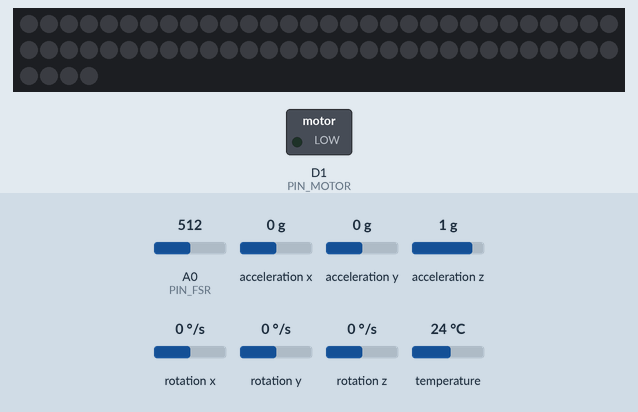
Recording of a sketch running on a simulated ESP8266 (NodeMCU). Parts: 64 RGB LEDs in strip order, left to right, continuing on the next row, switched loads named in the sketch (green lamp = pin HIGH). Inputs (shaded band) come from the test bench; at power-on: A0 (PIN_FSR) = 512, acceleration x 0 g, acceleration y 0 g, acceleration z 1 g, rotation x 0 °/s, rotation y 0 °/s, rotation z 0 °/s, temperature 24 °C. Dim RGB values are drawn brighter than linear; what the sketch prints to the serial monitor is not drawn.

Above: at 2.5 s.
2.6 s: A0 (PIN_FSR) set to 653
4.1 s: A0 (PIN_FSR) set to 674
At 4.35 s:
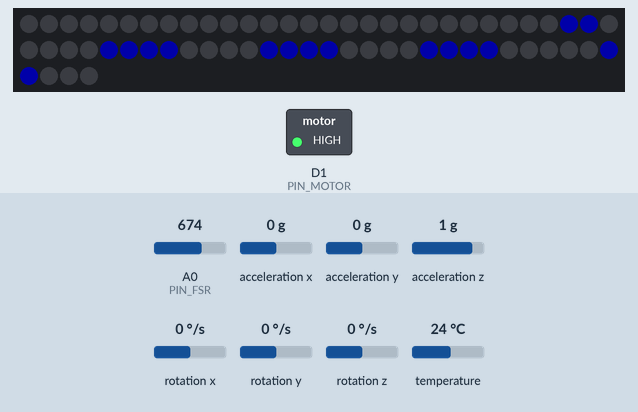
At 4.7 s:
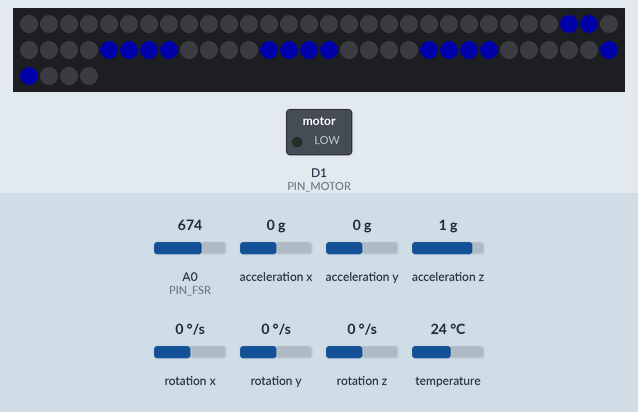
Timing chart, 0 to 7.1 s (numbered marks = the images above; inputs shaded):
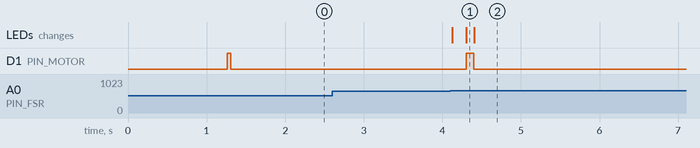

The sketch:

RhythmStone.ino
```cpp
#include <Arduino.h>
#include <Wire.h>
#include <Adafruit_Sensor.h>
#include <Adafruit_MPU6050.h>
#include <Adafruit_NeoPixel.h>

// ================= 1. 硬件引脚定义 =================
#define PIN_FSR      A0   // 蓝色模块 AO -> A0
#define PIN_MOTOR    D1   // 震动模块 -> D1
#define PIN_LED      D2   // LED 数据 -> D2
#define PIN_SDA      D4   // MPU SDA -> D4
#define PIN_SCL      D5   // MPU SCL -> D5

#define NUM_PIXELS   64   // 8x8

// ================= 2. 全局对象 =================
Adafruit_NeoPixel matrix(NUM_PIXELS, PIN_LED, NEO_GRB + NEO_KHZ800);
Adafruit_MPU6050 mpu;
bool mpuReady = false;

// ================= 3. 核心参数 (根据手感微调) =================

// --- FSR 压力参数 ---
// 逻辑：蓝色模块用力按数值变大
// 我们用"增量"来判断，而不是绝对值
int fsrBaseline = 0;          // 开机自动测量
const int THRESHOLD_WAKE = 150;   // 唤醒需要的力度增量 (轻轻捏)
const int THRESHOLD_CONFIRM = 600; // 确认需要的力度增量 (用力捏)

// --- 倾斜参数 ---
float TILT_TRIGGER_X = 3.5;   // X轴倾斜触发阈值 (m/s^2)
const unsigned long TILT_COOLDOWN = 800; // 两次切换间的冷却时间(毫秒)
unsigned long lastTiltTime = 0;

// --- 任务数据 ---
const int TASK_COUNT = 3;
int currentTask = 0;

// ================= 4. 图标数据 (8x8) =================
// 0: 蓝色水滴 (身体)
const uint8_t ICON_0[] = {
  0,0,0,24,60,60,60,24
};
// 1: 绿色方块 (专注)
const uint8_t ICON_1[] = {
  0,0,60,60,60,60,0,0
};
// 2: 黄色爱心 (关照)
const uint8_t ICON_2[] = {
  0,102,255,255,126,60,24,0
};

// ================= 5. 状态机定义 =================
enum State {
  STATE_IDLE,    // 0. 休眠 (黑屏)
  STATE_WAKE,    // 1. 唤醒 (渐亮)
  STATE_BROWSE,  // 2. 浏览 (倾斜切换)
  STATE_CONFIRM, // 3. 确认 (震动锁定)
  STATE_DONE     // 4. 完成 (彩虹特效)
};
State currentState = STATE_IDLE;

// ================= 6. 辅助函数 =================

// 震动函数
void pulseMotor(int ms) {
  digitalWrite(PIN_MOTOR, HIGH);
  delay(ms);
  digitalWrite(PIN_MOTOR, LOW);
}

// 撞墙反馈 (两下闷震)
void bumpFeedback() {
  digitalWrite(PIN_MOTOR, HIGH); delay(40);
  digitalWrite(PIN_MOTOR, LOW);  delay(50);
  digitalWrite(PIN_MOTOR, HIGH); delay(40);
  digitalWrite(PIN_MOTOR, LOW);
}

// LED 绘图函数
void drawBitmap(const uint8_t bitmap[], uint32_t color) {
  matrix.clear();
  for (int y = 0; y < 8; y++) {
    for (int x = 0; x < 8; x++) {
      // 解析位图，假设蛇形排列 (根据实际情况可能需要调整 xy 映射)
      if (bitmap[y] & (1 << (7-x))) {
        int pixelIndex = y * 8 + x;
        if (y % 2 != 0) pixelIndex = y * 8 + (7 - x); // 蛇形修正
        matrix.setPixelColor(pixelIndex, color);
      }
    }
  }
  matrix.show();
}

// 显示当前任务
void showTask() {
  if (currentTask == 0) drawBitmap(ICON_0, matrix.Color(0, 0, 150)); // 蓝
  else if (currentTask == 1) drawBitmap(ICON_1, matrix.Color(0, 150, 0)); // 绿
  else drawBitmap(ICON_2, matrix.Color(150, 100, 0)); // 黄
}

// 状态切换器
void enterState(State s) {
  currentState = s;
  Serial.print(">>> 进入状态: "); Serial.println(s);

  if (s == STATE_IDLE) {
    matrix.clear(); matrix.show();
    pulseMotor(50);
  }
  else if (s == STATE_WAKE) {
    // 呼吸灯唤醒效果
    for(int b=0; b<80; b+=5) {
      matrix.setBrightness(b);
      showTask();
      delay(10);
    }
    pulseMotor(100);
    enterState(STATE_BROWSE); // 唤醒动画播完直接进浏览
  }
  else if (s == STATE_BROWSE) {
    matrix.setBrightness(80);
    showTask();
  }
  else if (s == STATE_CONFIRM) {
    pulseMotor(300); // 长震确认
    // 闪烁效果
    matrix.clear(); matrix.show(); delay(100);
    showTask(); delay(100);
    matrix.clear(); matrix.show(); delay(100);
    showTask();
  }
  else if (s == STATE_DONE) {
    pulseMotor(600); // 完成长震
    // 彩虹跑马灯
    for(int j=0; j<256; j+=5) {
      for(int i=0; i<NUM_PIXELS; i++) {
        matrix.setPixelColor(i, matrix.gamma32(matrix.ColorHSV(i*1000 + j*256)));
      }
      matrix.show();
      delay(5);
    }
    delay(1000);
    enterState(STATE_IDLE); // 完成后自动休眠
  }
}

// ================= 7. 标准 Setup =================

void setup() {
  Serial.begin(115200);

  // 1. 初始化引脚
  pinMode(PIN_MOTOR, OUTPUT);
  pinMode(PIN_FSR, INPUT); // 蓝色模块输出电压，直接读

  // 2. 初始化 LED
  matrix.begin();
  matrix.setBrightness(50);
  matrix.clear(); matrix.show();

  // 3. 关键延时！等待传感器上电稳定
  Serial.println("等待传感器预热...");
  delay(1000);

  // 4. 初始化 MPU6050
  Wire.begin(PIN_SDA, PIN_SCL);
  if (!mpu.begin()) {
    Serial.println("MPU6050 连接失败! 请检查 D4/D5 接线");
    while (1) {
      // 报错死循环：快闪灯提示
      matrix.fill(matrix.Color(255, 0, 0)); matrix.show(); delay(100);
      matrix.clear(); matrix.show(); delay(100);
    }
  }
  Serial.println("MPU6050 连接成功!");
  mpu.setAccelerometerRange(MPU6050_RANGE_4_G);
  mpu.setFilterBandwidth(MPU6050_BAND_21_HZ);

  // 5. 自动校准 FSR 基线
  long sum = 0;
  for(int i=0; i<50; i++) {
    sum += analogRead(PIN_FSR);
    delay(5);
  }
  fsrBaseline = sum / 50;
  Serial.print("FSR 基准值: "); Serial.println(fsrBaseline);

  // 进入初始状态
  enterState(STATE_IDLE);
}

// ================= 8. 标准 Loop =================

void loop() {
  // --- 1. 读取传感器 ---
  int fsrRaw = analogRead(PIN_FSR);
  int fsrDelta = fsrRaw - fsrBaseline; // 计算按下的增量
  if (fsrDelta < 0) fsrDelta = 0;

  // 简单的状态判断
  bool isLightSqueeze = (fsrDelta > THRESHOLD_WAKE);
  bool isHeavySqueeze = (fsrDelta > THRESHOLD_CONFIRM);

  // --- 2. 状态机逻辑 ---
  switch (currentState) {

    case STATE_IDLE:
      // 任意捏压 -> 唤醒
      if (isLightSqueeze) {
        Serial.println("检测到捏压 -> 唤醒");
        enterState(STATE_WAKE);
        delay(500); // 防抖
      }
      break;

    case STATE_BROWSE:
      // A. 检测倾斜 (带冷却时间)
      if (millis() - lastTiltTime > TILT_COOLDOWN) {
        sensors_event_t a, g, temp;
        mpu.getEvent(&a, &g, &temp);

        float x = a.acceleration.x;

        // 向右倾斜 (X < -3.5)
        if (x < -TILT_TRIGGER_X) {
          Serial.println("向右倾斜");
          if (currentTask < TASK_COUNT - 1) {
            currentTask++; // 下一个
            showTask();
            pulseMotor(50);
          } else {
            bumpFeedback(); // 到底了，撞墙反馈
          }
          lastTiltTime = millis();
        }
        // 向左倾斜 (X > 3.5)
        else if (x > TILT_TRIGGER_X) {
          Serial.println("向左倾斜");
          if (currentTask > 0) {
            currentTask--; // 上一个
            showTask();
            pulseMotor(50);
          } else {
            bumpFeedback(); // 到头了，撞墙反馈
          }
          lastTiltTime = millis();
        }
      }

      // B. 检测重握 -> 确认
      if (isHeavySqueeze) {
        Serial.println("检测到重握 -> 确认任务");
        enterState(STATE_CONFIRM);
        delay(1000); // 等待松手
      }
      break;

    case STATE_CONFIRM:
      // 再次重握 -> 完成
      if (isHeavySqueeze) {
        Serial.println("再次重握 -> 任务完成");
        enterState(STATE_DONE);
        delay(1000);
      }
      break;

    case STATE_DONE:
      // 动画播完会自动回 IDLE，这里不用写逻辑
      break;
  }

  delay(20); // 循环稳定性
}
```

Measured:
- the behaviour switches between 662 and 663 on A0 (PIN_FSR) (found by bisection; images 0 and 1)
- after the input at 2.6 s, every drawn part: stays the same
- after the input at 4.1 s, D1 (PIN_MOTOR): LOW → HIGH after 0.20 s, → LOW 0.10 s later; the LEDs: first change at once (image 1 shows a later state)
